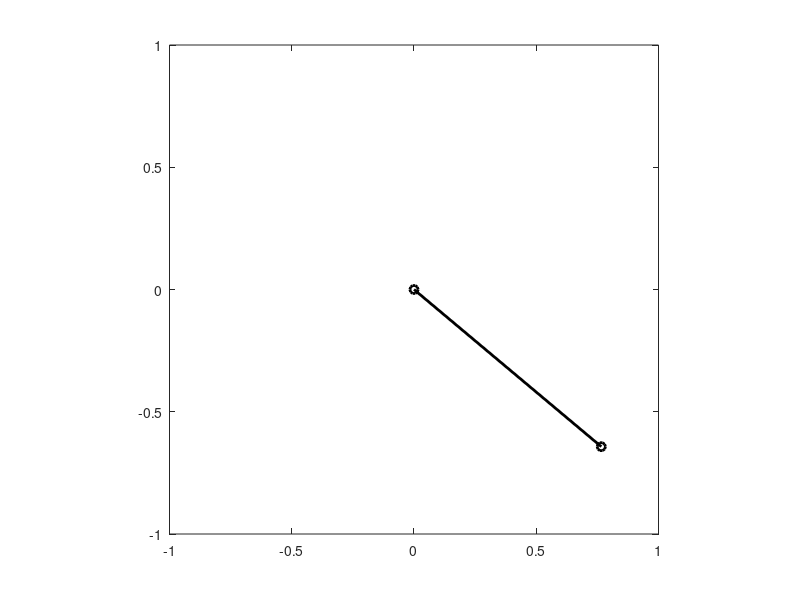

Reproduce this figure in MATLAB. (Note: this script raises an error after producing the figure.)
% pend_rk4.m
% Solve the nonlinear pendulum problem using RK4

% Clear memory and show only a few digits
clear('all');
format('short');

%-------------------------------------------------------------------------------
% Time grid parameters:
tau = 0.05; % Time step
T = 8; % Total integration time
numSteps = ceil(T/tau); % Number of time steps
frameUpdateLag = 0; % Slow down the animation

%-------------------------------------------------------------------------------
% Initial conditions
theta1 = 50; % Initial angle in degrees
theta = theta1*pi/180;
x = [theta 0];

%-------------------------------------------------------------------------------
% Rainbow Mode
rainbowMode = true;
rainbow = jet(64);

%-------------------------------------------------------------------------------
% Preallocate:
time = (0:numSteps)*tau;

%-------------------------------------------------------------------------------
% Set up plot for animation:
figure('color','w');
h = plot([0,sin(x(1))],[0,-cos(x(1))],'o-k','LineWidth',2);
axis('equal')
axis([-1 1 -1 1])
% Prevent axes limits from changing:
h.YLimInclude = 'off';
h.XLimInclude = 'off';

%-------------------------------------------------------------------------------
% Fourth-order Runge-Kutta integration
for n = 1:numSteps

    % One step of RK4
    f1 = rhs_pend(x);
    f2 = rhs_pend(x + 0.5*tau*f1);
    f3 = rhs_pend(x + 0.5*tau*f2);
    f4 = rhs_pend(x + tau*f3);
    x = x + tau*(f1 + 2*f2+2*f3 + f4)/6;

    % Update the pendulum position:
    % Co-ordinates of the pendulum bar
    xPend = [0  sin(x(1))];
    yPend = [0 -cos(x(1))];
    % plot(xPend,yPend,'o-'):
    h.XData = xPend;
    h.YData = yPend;
    if rainbowMode
        h.Color = rainbow(rem(n,64) + 1,:);
    end

    % Update time and keep axes fixed:
    title(sprintf('Time: %5.3f',time(n) + tau))
    pause(frameUpdateLag);
    drawnow()
end
